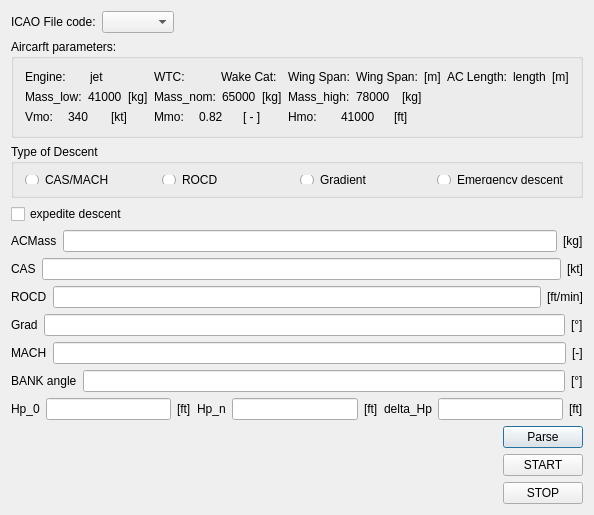
<?xml version="1.0" encoding="UTF-8"?>
<ui version="4.0">
 <class>Dialog</class>
 <widget class="QDialog" name="Dialog">
  <property name="geometry">
   <rect>
    <x>0</x>
    <y>0</y>
    <width>550</width>
    <height>515</height>
   </rect>
  </property>
  <property name="windowTitle">
   <string>Dialog</string>
  </property>
  <layout class="QVBoxLayout" name="verticalLayout_5">
   <item>
    <layout class="QHBoxLayout" name="horizontalLayout_2">
     <item>
      <widget class="QLabel" name="label">
       <property name="text">
        <string>ICAO File code:</string>
       </property>
      </widget>
     </item>
     <item>
      <widget class="QComboBox" name="ICAOcomboBox"/>
     </item>
     <item>
      <spacer name="horizontalSpacer_3">
       <property name="orientation">
        <enum>Qt::Horizontal</enum>
       </property>
       <property name="sizeHint" stdset="0">
        <size>
         <width>40</width>
         <height>20</height>
        </size>
       </property>
      </spacer>
     </item>
    </layout>
   </item>
   <item>
    <widget class="QGroupBox" name="groupBox_2">
     <property name="title">
      <string>Aircarft parameters:</string>
     </property>
     <layout class="QHBoxLayout" name="horizontalLayout_21">
      <item>
       <layout class="QVBoxLayout" name="verticalLayout">
        <item>
         <layout class="QHBoxLayout" name="horizontalLayout_11">
          <item>
           <widget class="QLabel" name="label_18">
            <property name="text">
             <string>Engine:</string>
            </property>
           </widget>
          </item>
          <item>
           <widget class="QLabel" name="EngineLabel">
            <property name="text">
             <string>jet</string>
            </property>
           </widget>
          </item>
         </layout>
        </item>
        <item>
         <layout class="QHBoxLayout" name="horizontalLayout_12">
          <item>
           <widget class="QLabel" name="label_25">
            <property name="text">
             <string>Mass_low:</string>
            </property>
           </widget>
          </item>
          <item>
           <widget class="QLabel" name="MassLowLabel">
            <property name="text">
             <string>41000</string>
            </property>
           </widget>
          </item>
          <item>
           <widget class="QLabel" name="label_28">
            <property name="text">
             <string>[kg]</string>
            </property>
           </widget>
          </item>
         </layout>
        </item>
        <item>
         <layout class="QHBoxLayout" name="horizontalLayout_15">
          <item>
           <widget class="QLabel" name="label_19">
            <property name="text">
             <string>Vmo:</string>
            </property>
           </widget>
          </item>
          <item>
           <widget class="QLabel" name="VmoLabel">
            <property name="text">
             <string>340</string>
            </property>
           </widget>
          </item>
          <item>
           <widget class="QLabel" name="label_22">
            <property name="text">
             <string>[kt]</string>
            </property>
           </widget>
          </item>
         </layout>
        </item>
       </layout>
      </item>
      <item>
       <layout class="QVBoxLayout" name="verticalLayout_2">
        <item>
         <layout class="QHBoxLayout" name="horizontalLayout_18">
          <item>
           <widget class="QLabel" name="label_31">
            <property name="text">
             <string>WTC:</string>
            </property>
           </widget>
          </item>
          <item>
           <widget class="QLabel" name="WakeLabel">
            <property name="text">
             <string>Wake Cat:</string>
            </property>
           </widget>
          </item>
         </layout>
        </item>
        <item>
         <layout class="QHBoxLayout" name="horizontalLayout_13">
          <item>
           <widget class="QLabel" name="label_26">
            <property name="text">
             <string>Mass_nom:</string>
            </property>
           </widget>
          </item>
          <item>
           <widget class="QLabel" name="MassNomLabel">
            <property name="text">
             <string>65000</string>
            </property>
           </widget>
          </item>
          <item>
           <widget class="QLabel" name="label_29">
            <property name="text">
             <string>[kg]</string>
            </property>
           </widget>
          </item>
         </layout>
        </item>
        <item>
         <layout class="QHBoxLayout" name="horizontalLayout_16">
          <item>
           <widget class="QLabel" name="label_20">
            <property name="text">
             <string>Mmo:</string>
            </property>
           </widget>
          </item>
          <item>
           <widget class="QLabel" name="MmoLabel">
            <property name="text">
             <string>0.82</string>
            </property>
           </widget>
          </item>
          <item>
           <widget class="QLabel" name="label_23">
            <property name="text">
             <string>[ - ]</string>
            </property>
           </widget>
          </item>
         </layout>
        </item>
       </layout>
      </item>
      <item>
       <layout class="QVBoxLayout" name="verticalLayout_3">
        <item>
         <layout class="QHBoxLayout" name="horizontalLayout_19">
          <item>
           <widget class="QLabel" name="label_32">
            <property name="text">
             <string>Wing Span:</string>
            </property>
           </widget>
          </item>
          <item>
           <widget class="QLabel" name="WingSpanLabel">
            <property name="text">
             <string>Wing Span:</string>
            </property>
           </widget>
          </item>
          <item>
           <widget class="QLabel" name="label_37">
            <property name="text">
             <string>[m]</string>
            </property>
           </widget>
          </item>
         </layout>
        </item>
        <item>
         <layout class="QHBoxLayout" name="horizontalLayout_14">
          <item>
           <widget class="QLabel" name="label_27">
            <property name="text">
             <string>Mass_high:</string>
            </property>
           </widget>
          </item>
          <item>
           <widget class="QLabel" name="MassHighLabel">
            <property name="text">
             <string>78000</string>
            </property>
           </widget>
          </item>
          <item>
           <widget class="QLabel" name="label_30">
            <property name="text">
             <string>[kg]</string>
            </property>
           </widget>
          </item>
         </layout>
        </item>
        <item>
         <layout class="QHBoxLayout" name="horizontalLayout_17">
          <item>
           <widget class="QLabel" name="label_21">
            <property name="text">
             <string>Hmo:</string>
            </property>
           </widget>
          </item>
          <item>
           <widget class="QLabel" name="HmoLabel">
            <property name="text">
             <string>41000</string>
            </property>
           </widget>
          </item>
          <item>
           <widget class="QLabel" name="label_24">
            <property name="text">
             <string>[ft]</string>
            </property>
           </widget>
          </item>
         </layout>
        </item>
       </layout>
      </item>
      <item>
       <layout class="QVBoxLayout" name="verticalLayout_4">
        <item>
         <layout class="QHBoxLayout" name="horizontalLayout_20">
          <item>
           <widget class="QLabel" name="label_33">
            <property name="text">
             <string>AC Length:</string>
            </property>
           </widget>
          </item>
          <item>
           <widget class="QLabel" name="ACLengthLabel">
            <property name="text">
             <string>length</string>
            </property>
           </widget>
          </item>
          <item>
           <widget class="QLabel" name="label_36">
            <property name="text">
             <string>[m]</string>
            </property>
           </widget>
          </item>
         </layout>
        </item>
        <item>
         <widget class="QLabel" name="label_34">
          <property name="text">
           <string/>
          </property>
         </widget>
        </item>
        <item>
         <widget class="QLabel" name="label_35">
          <property name="text">
           <string/>
          </property>
         </widget>
        </item>
       </layout>
      </item>
     </layout>
    </widget>
   </item>
   <item>
    <widget class="QGroupBox" name="groupBox">
     <property name="minimumSize">
      <size>
       <width>0</width>
       <height>50</height>
      </size>
     </property>
     <property name="title">
      <string>Type of Descent</string>
     </property>
     <layout class="QHBoxLayout" name="horizontalLayout_9">
      <item>
       <widget class="QRadioButton" name="CAS_MACH_rb">
        <property name="text">
         <string>CAS/MACH</string>
        </property>
       </widget>
      </item>
      <item>
       <widget class="QRadioButton" name="ROCD_rb">
        <property name="text">
         <string>ROCD</string>
        </property>
       </widget>
      </item>
      <item>
       <widget class="QRadioButton" name="Gradient_rb">
        <property name="text">
         <string>Gradient</string>
        </property>
       </widget>
      </item>
      <item>
       <widget class="QRadioButton" name="EmergencyDescent_rb">
        <property name="text">
         <string>Emergency descent</string>
        </property>
       </widget>
      </item>
     </layout>
    </widget>
   </item>
   <item>
    <widget class="QCheckBox" name="expediteChB">
     <property name="text">
      <string>expedite descent</string>
     </property>
    </widget>
   </item>
   <item>
    <layout class="QHBoxLayout" name="horizontalLayout_6">
     <item>
      <widget class="QLabel" name="label_12">
       <property name="text">
        <string>ACMass</string>
       </property>
      </widget>
     </item>
     <item>
      <widget class="QLineEdit" name="ACMassLineEdit"/>
     </item>
     <item>
      <widget class="QLabel" name="label_13">
       <property name="text">
        <string>[kg]</string>
       </property>
      </widget>
     </item>
    </layout>
   </item>
   <item>
    <layout class="QHBoxLayout" name="horizontalLayout_3">
     <item>
      <widget class="QLabel" name="label_2">
       <property name="text">
        <string>CAS</string>
       </property>
      </widget>
     </item>
     <item>
      <widget class="QLineEdit" name="CASLineEdit"/>
     </item>
     <item>
      <widget class="QLabel" name="label_7">
       <property name="text">
        <string>[kt]</string>
       </property>
      </widget>
     </item>
    </layout>
   </item>
   <item>
    <layout class="QHBoxLayout" name="horizontalLayout_7">
     <item>
      <widget class="QLabel" name="label_14">
       <property name="text">
        <string>ROCD</string>
       </property>
      </widget>
     </item>
     <item>
      <widget class="QLineEdit" name="ROCDLineEdit"/>
     </item>
     <item>
      <widget class="QLabel" name="label_15">
       <property name="text">
        <string>[ft/min]</string>
       </property>
      </widget>
     </item>
    </layout>
   </item>
   <item>
    <layout class="QHBoxLayout" name="horizontalLayout_8">
     <item>
      <widget class="QLabel" name="label_16">
       <property name="text">
        <string>Grad</string>
       </property>
      </widget>
     </item>
     <item>
      <widget class="QLineEdit" name="GradientLineEdit"/>
     </item>
     <item>
      <widget class="QLabel" name="label_17">
       <property name="text">
        <string>[°]</string>
       </property>
      </widget>
     </item>
    </layout>
   </item>
   <item>
    <layout class="QHBoxLayout" name="horizontalLayout_4">
     <item>
      <widget class="QLabel" name="label_3">
       <property name="text">
        <string>MACH</string>
       </property>
      </widget>
     </item>
     <item>
      <widget class="QLineEdit" name="MachLineEdit"/>
     </item>
     <item>
      <widget class="QLabel" name="label_8">
       <property name="text">
        <string>[-]</string>
       </property>
      </widget>
     </item>
    </layout>
   </item>
   <item>
    <layout class="QHBoxLayout" name="horizontalLayout_23">
     <item>
      <widget class="QLabel" name="label_38">
       <property name="text">
        <string>BANK angle</string>
       </property>
      </widget>
     </item>
     <item>
      <widget class="QLineEdit" name="BankAngleLineEdit"/>
     </item>
     <item>
      <widget class="QLabel" name="label_39">
       <property name="text">
        <string>[°]</string>
       </property>
      </widget>
     </item>
    </layout>
   </item>
   <item>
    <layout class="QHBoxLayout" name="horizontalLayout_5">
     <item>
      <widget class="QLabel" name="label_4">
       <property name="text">
        <string>Hp_0</string>
       </property>
      </widget>
     </item>
     <item>
      <widget class="QLineEdit" name="Hp_0LineEdit"/>
     </item>
     <item>
      <widget class="QLabel" name="label_9">
       <property name="text">
        <string>[ft]</string>
       </property>
      </widget>
     </item>
     <item>
      <widget class="QLabel" name="label_5">
       <property name="text">
        <string>Hp_n</string>
       </property>
      </widget>
     </item>
     <item>
      <widget class="QLineEdit" name="Hp_nLineEdit"/>
     </item>
     <item>
      <widget class="QLabel" name="label_10">
       <property name="text">
        <string>[ft]</string>
       </property>
      </widget>
     </item>
     <item>
      <widget class="QLabel" name="label_6">
       <property name="text">
        <string>delta_Hp</string>
       </property>
      </widget>
     </item>
     <item>
      <widget class="QLineEdit" name="delta_HpLineEdit"/>
     </item>
     <item>
      <widget class="QLabel" name="label_11">
       <property name="text">
        <string>[ft]</string>
       </property>
      </widget>
     </item>
    </layout>
   </item>
   <item>
    <layout class="QHBoxLayout" name="horizontalLayout">
     <item>
      <spacer name="horizontalSpacer">
       <property name="orientation">
        <enum>Qt::Horizontal</enum>
       </property>
       <property name="sizeHint" stdset="0">
        <size>
         <width>40</width>
         <height>20</height>
        </size>
       </property>
      </spacer>
     </item>
     <item>
      <widget class="QPushButton" name="parsePushButton">
       <property name="text">
        <string>Parse</string>
       </property>
      </widget>
     </item>
    </layout>
   </item>
   <item>
    <layout class="QHBoxLayout" name="horizontalLayout_10">
     <item>
      <spacer name="horizontalSpacer_2">
       <property name="orientation">
        <enum>Qt::Horizontal</enum>
       </property>
       <property name="sizeHint" stdset="0">
        <size>
         <width>40</width>
         <height>20</height>
        </size>
       </property>
      </spacer>
     </item>
     <item>
      <widget class="QPushButton" name="startPushButton">
       <property name="text">
        <string>START</string>
       </property>
      </widget>
     </item>
    </layout>
   </item>
   <item>
    <layout class="QHBoxLayout" name="horizontalLayout_22">
     <item>
      <spacer name="horizontalSpacer_4">
       <property name="orientation">
        <enum>Qt::Horizontal</enum>
       </property>
       <property name="sizeHint" stdset="0">
        <size>
         <width>40</width>
         <height>20</height>
        </size>
       </property>
      </spacer>
     </item>
     <item>
      <widget class="QPushButton" name="stopPushButton">
       <property name="text">
        <string>STOP</string>
       </property>
      </widget>
     </item>
    </layout>
   </item>
  </layout>
 </widget>
 <layoutdefault spacing="6" margin="11"/>
 <resources/>
 <connections/>
</ui>
